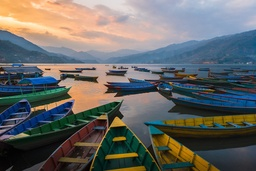
#> input picture pokhara.jpg, 256 x 171 px, shrunk from 810 x 540 before the run
$ python kmeancompressed.py
#> lines starting #> are read from the running program, lines starting #| are printed output that depends on the picture
#> in main, img is the input picture: PIL image 256x171 RGB; mean R, G, B 103, 103.6, 101.3
import numpy as np
import matplotlib.pyplot as plt
import matplotlib.image as im
from PIL import Image

class Kmeans:
    '''IN THIS CLASS I HAVE IMPLEMENTED KMEANS ALGORITHM'''

    def __init__(self, num_cluster, max_iter=100, random_iter=100):
        self.num_cluster = num_cluster
        self.max_iter = max_iter
        self.random_iter = random_iter


    def randominit_centroids(self, X):
        np.random.RandomState(self.random_iter)
        random_idx = np.random.permutation(X.shape[0])
        centroids = X[random_idx[:self.num_cluster]]
#> centroids = 16 rows, first 8: [78, 112, 140], [64, 33, 31], [255, 185, 116], [195, 145, 112], [86, 104, 126], [19, 31, 29], [24, 39, 34], [157, 177, 202]
        return centroids

    def closest_cluster(self, X, centroids):
        all_distance = np.zeros((X.shape[0], self.num_cluster))
        for k in range(self.num_cluster):
            all_distance[:,k] = np.square(np.linalg.norm(X - centroids[k, :], axis=1))
        return np.argmin(all_distance, axis=1)

    def centroids_mean(self, X, idx):
        centroids = np.zeros((self.num_cluster, X.shape[1]))
        for k in range(self.num_cluster):
            centroids[k, :] = np.mean(X[idx == k, :], axis=0)
        return centroids

    def compute_error(self, X,idx, centroids):
        distance = np.zeros(X.shape[0])
        for k in range(self.num_cluster):
            distance[idx == k] = np.linalg.norm(X[idx == k] - centroids[k], axis=1)
        return np.sum(np.square(distance))

    def calculate(self, X):
        self.centroids = self.randominit_centroids(X)
#> self.centroids has the same summary as centroids in randominit_centroids
        for i in range(self.random_iter):
            previous_centoids = self.centroids
            self.idx = self.closest_cluster(X, previous_centoids)
            self.centroids = self.centroids_mean(X, self.idx)
            if np.all(previous_centoids == self.centroids):
                break
        self.error = self.compute_error(X,self.idx,self.centroids)
#> self.error = 21999887.6

    def predict(self, X):
        return self.closest_cluster(X, self.centroids)

def main():
    img = Image.open('./pokhara.jpg')
    img = np.asarray(img)
    X = img.reshape(img.shape[0] * img.shape[1], img.shape[2])
    kmeans = Kmeans(num_cluster=16)
    kmeans.calculate(X)

    img_compressed = np.array([list(kmeans.centroids[id]) for id in kmeans.idx])
    img_compressed = img_compressed.astype("uint8")
    img_compressed = img_compressed.reshape(img.shape[0], img.shape[1], img.shape[2])
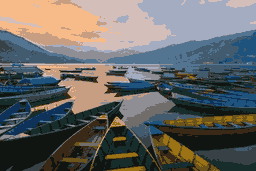
#> img_compressed: shape (171, 256, 3); mean R, G, B 102.5, 103.1, 100.9
    fig, ax = plt.subplots(1, 2, figsize = (12, 8))
    ax[0].imshow(img)
    ax[0].set_title('Original Image')
    ax[1].imshow(img_compressed)
    ax[1].set_title('Compressed Image with 16 colors')
    for ax in fig.axes:
        ax.axis('off')
    plt.tight_layout();
    compressed_img = Image.fromarray(img_compressed)
    compressed_img.save("pokharacompressed.jpg")
# if __name__ == "__main__":
main()

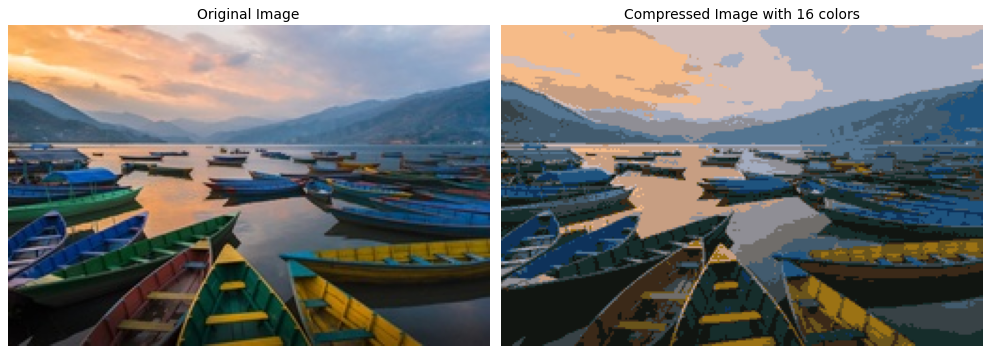
#> figure drawn by matplotlib, 2 panels
